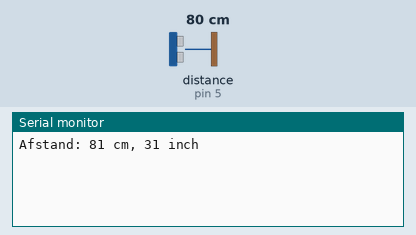
A sketch run on a simulated Arduino Uno, built with avr-gcc and run on an emulated ATmega328P. Parts: the last lines printed to the serial monitor. The test bench sets the inputs (shaded band); at power-on: distance to the obstacle (sensor on pin 5) 80 cm. The echo pulse lasts 58.3 µs per cm.

Above: at 1.8 s.
1.9 s: distance to the obstacle (sensor on pin 5) set to 2 cm
At 2.6 s:
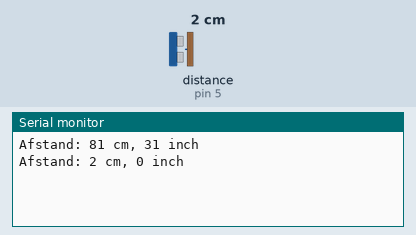
3.4 s: distance to the obstacle (sensor on pin 5) set to 4 cm
At 4.8 s:
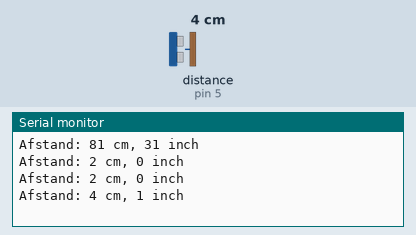
Timing chart, 0 to 6.4 s (numbered marks = the images above; inputs shaded):
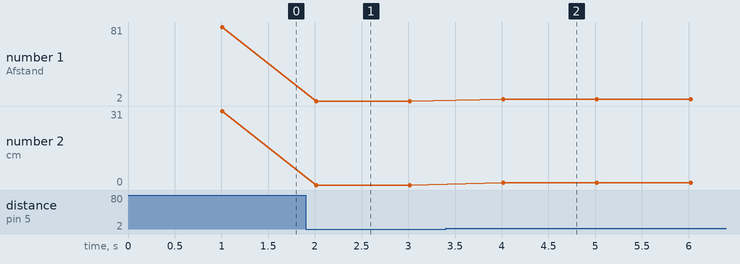

The sketch:

HC_SR04-NewPing.ino
```cpp
/*
 * HC-SR04 ultrasonic sensor, using NewPing library
 *
 * 2016-0810 PePo - NewPing v1.8
 * Based upon http://randomnerdtutorials.com
 * created by http://playground.arduino.cc/Code/NewPing
 *
 * Potentiele uitbreiding:
 * Een I2C interface-kaart dat meerdere HC-SR04's aankan en
 * toch maar 4 pinnen kost voor aansluiting op een Arduino (incl.Vcc en GND).
 * bron: http://redhunter.com/blog/2016/04/28/sonari2c-multiple-hc-sr04-sensors-on-arduino-i2c/
*/

#include <NewPing.h>

#define TRIGGER_PIN 6  // D6, 2016_0810 changed: 12
#define ECHO_PIN 5   // D5, 2016_0810 changed: 11
#define MAX_DISTANCE 200

NewPing sonar(TRIGGER_PIN, ECHO_PIN, MAX_DISTANCE); // NewPing setup of pins and maximum distance.

void setup() {
   Serial.begin(115200); // 2016_0810 changed: 9600
}

void loop() {
   delay(1000); // 2016_0810 changed: 50
   // neem metingen...
   int cm = sonar.ping_cm();
   int inches = sonar.ping_in();

   // 2016_0810 changed output format
   Serial.print("Afstand: ");
   Serial.print(cm);      Serial.print(" cm, ");
   Serial.print(inches);  Serial.print(" inch");
   Serial.println(); // nieuwe regel
}
```

Measured:
- after the input at 1.9 s, the serial monitor: prints a new line after 0.11 s (image 1)
- after the input at 3.4 s, the serial monitor: prints a new line after 0.62 s (image 2)
- plotted number 1: 81 → 2 after the input at 1.9 s, 2 → 4 after the input at 3.4 s
- plotted number 2: 31 → 0 after the input at 1.9 s, 0 → 1 after the input at 3.4 s
